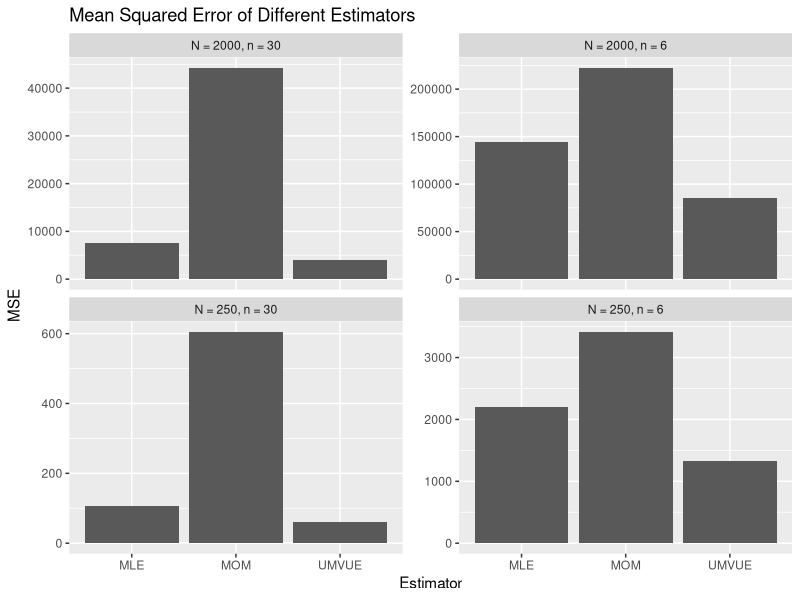
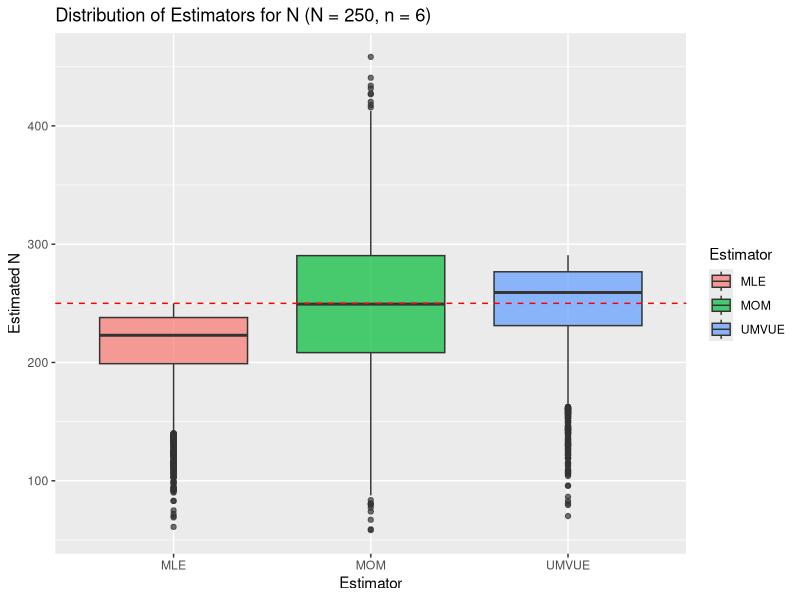

R code for these plots, in order:
## ---- chunk 1
library(tidyverse)
library(knitr)
library(kableExtra)
# Load necessary packages
## ---- chunk 2
single_trial <- function(N, n) {
  x <- sample(1:N, n, FALSE)
  xbar <- mean(x)
  xmax <- max(x)
  c(
    MLE = xmax,
    MOM = 2*xbar - 1,
    UMVUE = ((n + 1)/n) * xmax - 1
  )
}
# This function performs a single simulation of the problem, calculating 
# the three estimators for the one sim.
## ---- chunk 3
run_sim <- function(N, n, R = 5000) {
  sims <- replicate(R, single_trial(N, n))
  sims <- t(sims)
  
  data.frame(
    Estimator = colnames(sims),
    Mean = colMeans(sims),
    Bias = colMeans(sims) - N,
    SD = apply(sims, 2, sd),
    MSE = colMeans((sims-N)^2)
  )
}
# This function runs the simulation study for a given population size and 
# sample size. It repeats the sampling process 5,000 times, computes each 
# estimator for each simulated dataset, and calculates mean, bias, SD, and MSE.
## ---- chunk 4
small_N_small_n <- run_sim(250, 6)
large_N_small_n <- run_sim(2000, 6)
small_N_large_n <- run_sim(250, 30)
large_N_large_n <- run_sim(2000, 30)
# This block applies the simulation function to the four scenarios.
## ---- chunk 5
all_results <- bind_rows(
  small_N_small_n,
  large_N_small_n,
  small_N_large_n,
  large_N_large_n
) %>%
  select(Estimator, Mean, Bias, SD, MSE)

kable(all_results, digits = 2, row.names = FALSE,
      caption = "Mean, bias, empirical standard deviation, and MSE for each estimator") %>%
  kable_styling(full_width = FALSE, position = "center") %>%
  pack_rows("N = 250, n = 6", 1, 3) %>%
  pack_rows("N = 2000, n = 6", 4, 6) %>%
  pack_rows("N = 250, n = 30", 7, 9) %>%
  pack_rows("N = 2000, n = 30", 10, 12)
# This table summarizes the performance of each estimator across scenarios.
## ---- chunk 6
library(ggplot2)

ggplot(bind_rows(
  mutate(small_N_small_n, Scenario = "N = 250, n = 6"),
  mutate(large_N_small_n, Scenario = "N = 2000, n = 6"),
  mutate(small_N_large_n, Scenario = "N = 250, n = 30"),
  mutate(large_N_large_n, Scenario = "N = 2000, n = 30")
), aes(x = Estimator, y = MSE)) +
  geom_col() +
  facet_wrap(~Scenario, scales = "free_y") +
  labs(
    title = "Mean Squared Error of Different Estimators",
    x = "Estimator",
    y = "MSE"
  )
# This code plots the MSE of different estimators across scenarios
## ---- chunk 7
library(tidyverse)

sim_data <- replicate(5000, single_trial(n = 6, N = 250))
sim_data <- t(sim_data)
sim_data <- as.data.frame(sim_data)

sim_data_long <- sim_data %>%
  pivot_longer(cols = everything(),
               names_to = "Estimator",
               values_to = "Estimate")
# This code generates 5,000 simulated samples for a fixed scenario, and 
# computes the three estimators for each sample. It is then reshaped into 
# long format, where each row corresponds to a single estimate and its 
# associated estimator. This format is used for easier vizualization.
## ---- chunk 8
ggplot(sim_data_long, aes(x = Estimator, y = Estimate, fill = Estimator)) +
  geom_boxplot(alpha = 0.7) +
  geom_hline(yintercept = 250, color = "red", linetype = "dashed") +
  labs(
    title = "Distribution of Estimators for N (N = 250, n = 6)",
    y = "Estimated N"
  )
# This plot shows the distribution of estimators across simulated samples for a specific scenario.
